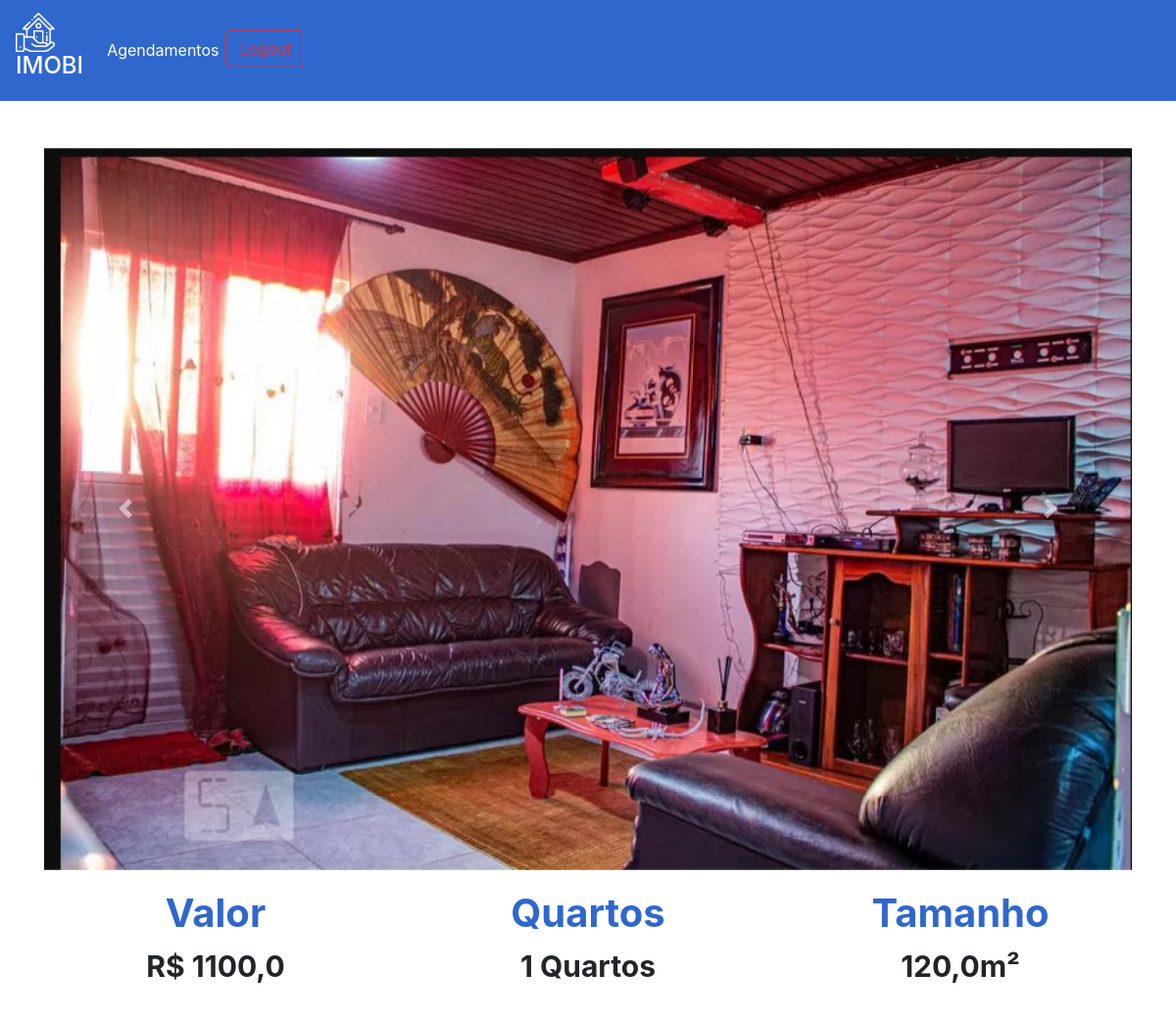
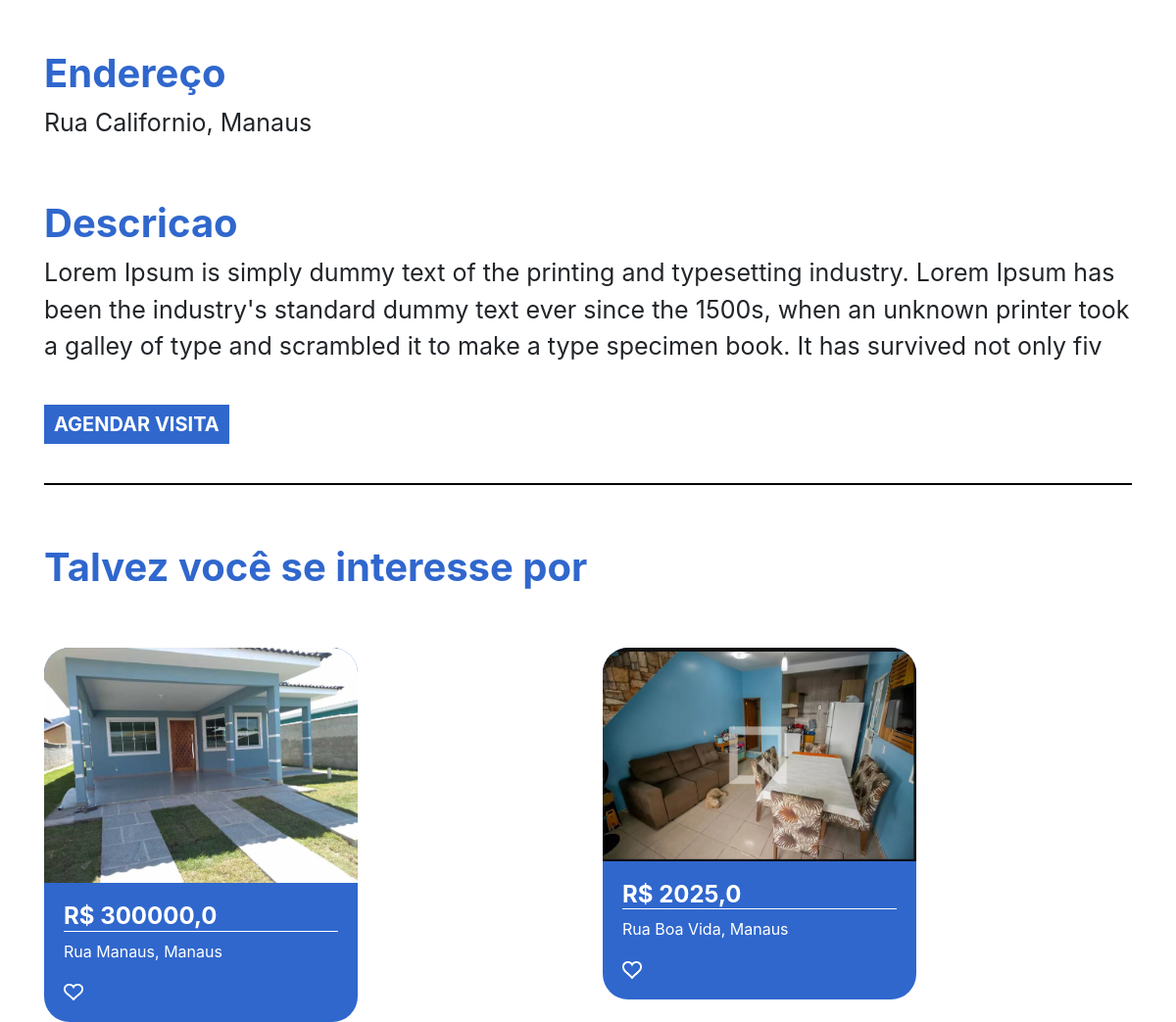
Page /imovel/3 (signed in) on the committed database (2 pictures, top to bottom).
### plataforma/models.py (models this page shows, shortened)
class Imagem(models.Model):
    img = models.ImageField(upload_to='img')
    def __str__(self) -> str:
        return self.img.url

class Imovei(models.Model):
    choices = (('V', 'Venda'),
    ('A', 'Aluguel'))
    choices_imovel = (('A', 'Apartamento'),
    ('C', 'Casa'))
    imagens = models.ManyToManyField(Imagem)
    valor = models.FloatField()
    quartos = models.IntegerField()
    tamanho = models.FloatField()
    cidade = models.ForeignKey(Cidade, on_delete=models.DO_NOTHING)
    rua = models.CharField(max_length=50)
    tipo = models.CharField(max_length=1, choices=choices)
    tipo_imovel = models.CharField(max_length=1, choices=choices_imovel)
    numero = models.IntegerField()
    descricao = models.TextField()
    dias_visita = models.ManyToManyField(DiasVisita)
    horarios = models.ManyToManyField(Horario)

class Cidade(models.Model):
    nome = models.CharField(max_length=30)
    def __str__(self) -> str:
        return self.nome

### plataforma/views.py (the view)
# urls.py: path('imovel/<str:id>', views.imovel, name="imovel"),
@login_required(login_url='/auth/logar')
def imovel(request, id):
    imovel = get_object_or_404(Imovei, id=id)
    sugestoes = Imovei.objects.filter(cidade=imovel.cidade).exclude(id=id)[:2]
    return render(request, 'imovel.html', {'imovel': imovel, 'sugestoes': sugestoes, 'id': id})

### plataforma/models.py (called while the page is built)
    def __str__(self) -> str:
        return self.dia

    def __str__(self) -> str:
        return str(self.horario)

### plataforma/templates/imovel.html (shortened to what this page needs)
{% extends 'base.html' %}
{% load static %}
{% block 'head' %}
<link rel="stylesheet" href="{% static 'plataforma/css/home.css' %}">
{% endblock %}
{% block 'body' %}
    <div style="text-align: center" class="container">
        <br>
        <br>
        <div id="carouselExampleControls" class="carousel slide" data-ride="carousel">
            <div class="carousel-inner">
                {% for img in imovel.imagens.all %}
                    <div class="carousel-item {% if forloop.first %} active {% endif %}" >
                        <img class="d-block w-100" src="{{img}}" alt="First slide">
                    </div>
                {% endfor %}
            </div>
            <a class="carousel-control-prev" href="#carouselExampleControls" role="button" data-slide="prev">
                <span class="carousel-control-prev-icon" aria-hidden="true"></span>
            </a>
            <a class="carousel-control-next" href="#carouselExampleControls" role="button" data-slide="next">
                <span class="carousel-control-next-icon" aria-hidden="true"></span>
            </a>
        </div>
        <div class="row">
            <div class="col-md">
                <h3 class="titulo_especificacao">Valor</h3>
                <p class="especificacao">R$ {{imovel.valor}}</p>
            </div>
            <div class="col-md">
                <h3 class="titulo_especificacao">Quartos</h3>
                <p class="especificacao">{{imovel.quartos}} Quartos</p>
            </div>
            <div class="col-md">
                <h3 class="titulo_especificacao">Tamanho</h3>
                <p class="especificacao">{{imovel.tamanho}}m²</p>
            </div>
        </div>
        <br>
        <br>
        <div style="text-align: left">
            <h3 class="titulo_especificacao">Endereço</h3>
            <p class="especificacao_endereco">{{imovel.rua}}, {{imovel.cidade }}</p>
        </div>
        <br>
        <div style="text-align: left">
            <h3 class="titulo_especificacao">Descricao</h3>
            <p class="especificacao_endereco">{{imovel.descricao}}</p>
            <br>
            <button class="btn_agendar_visita" data-toggle="modal" data-target="#exampleModal">AGENDAR VISITA</button>
            <br>
            <br>
        </div>
        <hr style="border: 1px solid black">
        <br>
        <div class="div_possivel_interesse">
            <h3 class="titulo_especificacao">Talvez você se interesse por</h3>
            <div class="row">
                {% for sugestao in sugestoes %}
                    <div class="col-md cont">
                        <div class="card_imovel">
                            <img class="img_capa_imovel" src="{{sugestao.imagens.all.0.img.url}}">
                            <div class="informacoes_imoveis">
                                <a class="a_none" href="{% url 'imovel' sugestao.id %}"><h4 class="valor">R$ {{sugestao.valor}}</h4></a>
                                <p>{{sugestao.rua}}, {{sugestao.cidade}}</p>
                                <img width="7%" src="{% static 'plataforma/img/heart.png' %}">
                            </div>
                        </div>
                    </div>
                {% endfor %}
            </div>
        </div>
    </div>
{% endblock %}

### templates/static/plataforma/css/home.css (style rules this page uses)
.card_imovel { background-color: #3067cd; width: 20rem; margin-top: 50px; border-radius: 26px; }
.img_capa_imovel { width: 100%; border-top-left-radius: 26px; border-top-right-radius: 26px; }
.informacoes_imoveis { padding: 20px; color: white; }
.valor { font-weight: bold; border-bottom: 1px solid white; }
.a_none { color: white; }
.titulo_especificacao { color: #3067cd; font-weight: bold; margin-top: 20px; font-size: 40px; }
.especificacao { font-size: 30px; font-weight: bold; }
.especificacao_endereco { font-size: 25px; }
.btn_agendar_visita { border: none; background-color: #3067cd; color: white; font-weight: bold; font-size: 20px; padding: 5px 10px 5px 10px; }
.div_possivel_interesse { text-align: left; }

### rows in the picture
Imagem: img (picture)
Imovei: valor "1100,0", quartos "1", tamanho "120,0", rua "Rua Californio", cidade "Manaus", descricao "Lorem Ipsum is simply dummy text of the printing and typesetting industry. Lorem Ipsum has been the industry's standard dummy text ever since the 1500s, when an unknown printer took a galley of type and scrambled it to make a type specimen book. It has survived not only fiv"
Imovei: imagens.all.0.img (picture), valor "300000,0", rua "Rua Manaus", cidade "Manaus"
Imovei: imagens.all.0.img (picture), valor "2025,0", rua "Rua Boa Vida", cidade "Manaus"
